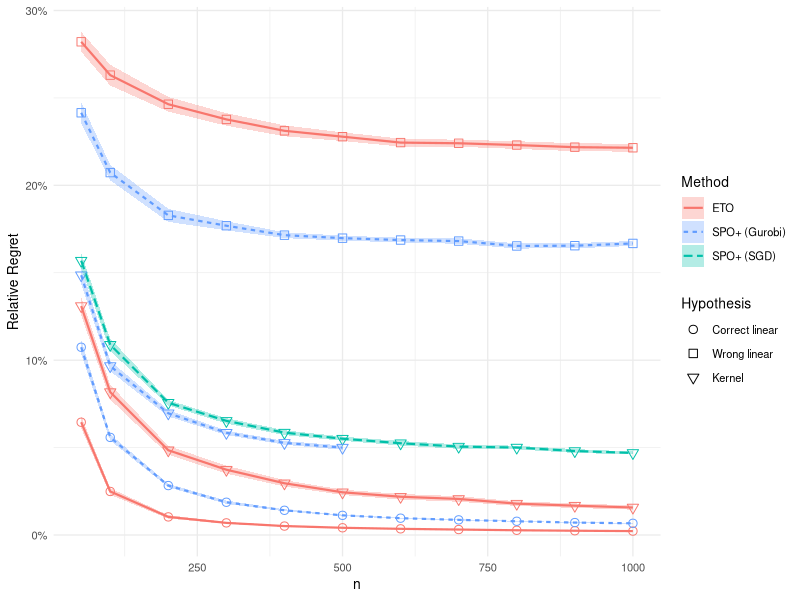
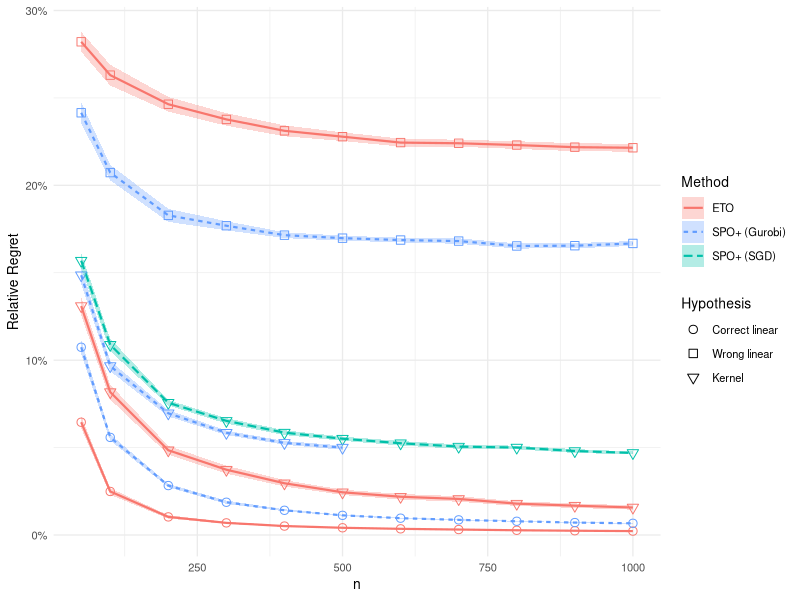

Generate these figures, in order, with R:
library(tidyverse)
rep_num = 50

res = read_csv("regret_no_kernel.csv")
res = res %>% pivot_longer(c("SPO_correct", "ETO_correct", "SPO_wrong", "ETO_wrong"), names_to = "methods", values_to = "regret")
res_summary = res %>% group_by(n, methods) %>% summarise(avg_regret = mean(regret), std = sd(regret))

res2 = read_csv("regret_kernel_SGD.csv")
colnames(res2)[1] = "SPO_kernel_SGD"
res2 = res2 %>% pivot_longer(c("SPO_kernel_SGD", "ETO_kernel"), names_to = "methods", values_to = "regret")
res_summary2 = res2 %>% group_by(n, methods) %>% summarise(avg_regret = mean(regret), std = sd(regret))

res3 = read_csv("regret_kernel_gurobi.csv")
colnames(res3)[1] = "SPO_kernel_gurobi"
res3 = res3 %>% pivot_longer(c("SPO_kernel_gurobi"), names_to = "methods", values_to = "regret")
res_summary3 = res3 %>% group_by(n, methods) %>% summarise(avg_regret = mean(regret), std = sd(regret))

res_summary = rbind(res_summary, res_summary2, res_summary3)
table(res_summary$methods)
res_summary$method_type = NA
res_summary$method_type[grepl("SPO_correct", res_summary$methods, fixed=T)] = "SPO+ (Gurobi)"
res_summary$method_type[grepl("SPO_wrong", res_summary$methods, fixed=T)] = "SPO+ (Gurobi)"
res_summary$method_type[grepl("gurobi", res_summary$methods, fixed=T)] = "SPO+ (Gurobi)"
res_summary$method_type[grepl("SGD", res_summary$methods, fixed=T)] = "SPO+ (SGD)"
res_summary$method_type[grepl("ETO", res_summary$methods, fixed=T)] = "ETO"
res_summary$method_type = factor(res_summary$method_type, levels = c("ETO","SPO+ (Gurobi)","SPO+ (SGD)"))
res_summary$setting = NA
res_summary$setting[grepl("correct", res_summary$methods)] = "Correct linear"
res_summary$setting[grepl("wrong", res_summary$methods)] = "Wrong linear"
res_summary$setting[grepl("kernel", res_summary$methods)] = "Kernel"
res_summary$setting = factor(res_summary$setting, levels = c("Correct linear",
                                                             "Wrong linear",
                                                             "Kernel"))
res_summary = res_summary %>% mutate(lb = avg_regret - 1.96*std/sqrt(rep_num), ub = avg_regret + 1.96*std/sqrt(rep_num))

regretplot = res_summary %>%
  mutate(avg_regret = avg_regret/res$zstar_avg_test[1],
         lb = lb/res$zstar_avg_test[1],
         ub = ub/res$zstar_avg_test[1]) %>%
  mutate(method = method_type, hypothesis = setting) %>%
  ggplot(aes(x = n, y = avg_regret, shape = hypothesis,
             color = method, fill = method, linetype=method)) +
  scale_shape_manual("Hypothesis", values=c(1,0,6)) +
  scale_linetype_discrete("Method") +
  scale_color_manual("Method", values = c("#F8766D", "#619CFF", "#00C1AA")) +
  scale_fill_manual("Method", values = c("#F8766D", "#619CFF", "#00C1AA")) +
  geom_line(size = 0.75) + geom_point(size = 2.5) +
  geom_ribbon(aes(ymin = lb, ymax = ub), alpha=0.3, color=NA) + scale_y_continuous(labels=scales::percent) +
  ylab("Relative Regret") + guides(color = guide_legend(override.aes = list(shape = NA))) + #+ guides(color = guide_legend(order = 1), shape=guide_legend("Hypothesis", order = 2), fill = "none") +
  theme_minimal(base_size = 10)
regretplot
ggsave('regret.pdf', plot=regretplot, dpi = 300, height = 4, width = 5)

